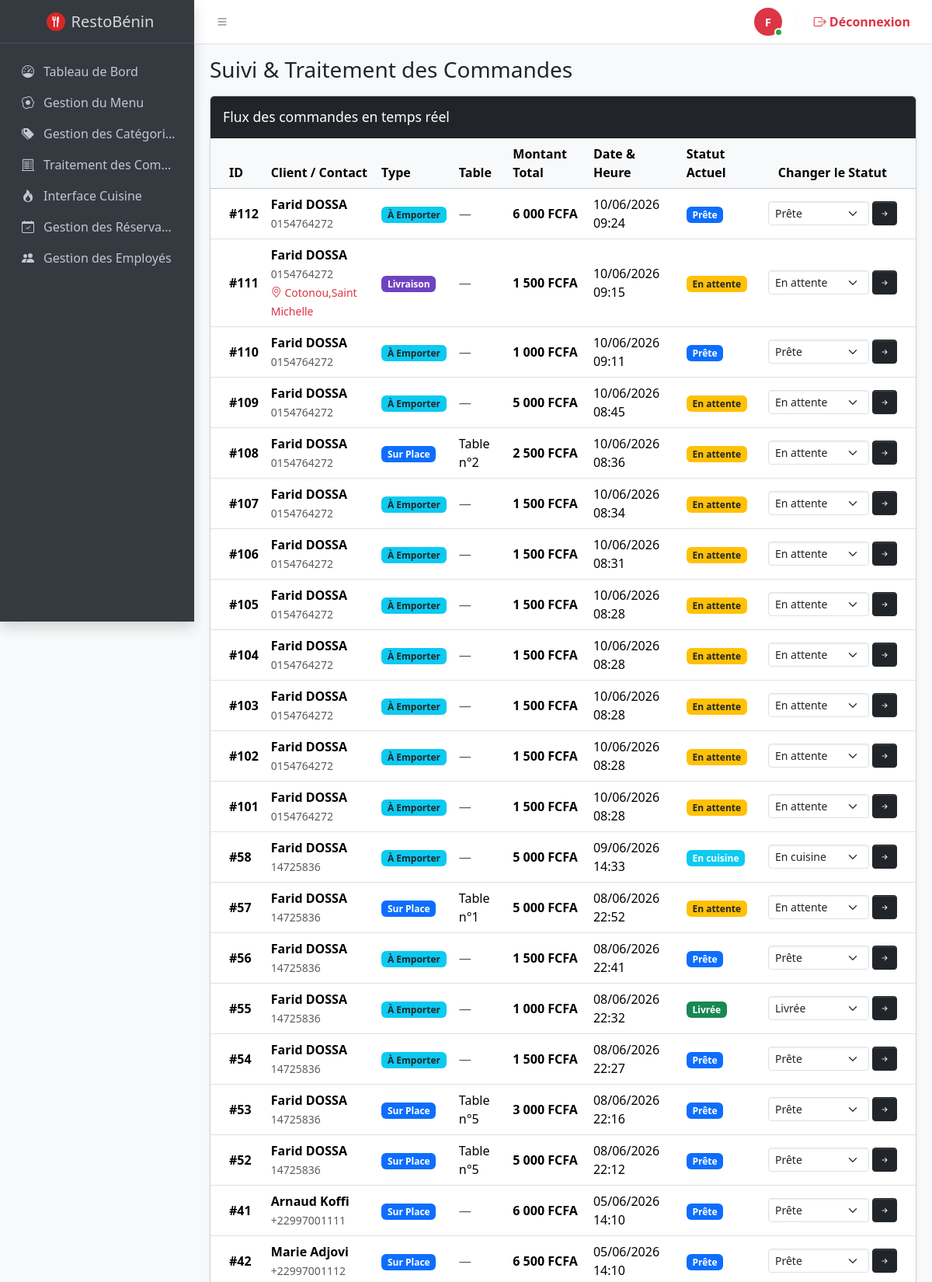
Screenshot of /pages/commandes.php (signed in, upper part) with the database file from the repository.
### tables this page shows
CREATE TABLE `commandes` (
  `id_commande` int(11) NOT NULL AUTO_INCREMENT,
  `type` enum('sur_place','emporter','livraison') NOT NULL,
  `id_table` int(11) DEFAULT NULL,
  `nom_client` varchar(100) NOT NULL,
  `telephone_client` varchar(20) DEFAULT NULL,
  `email` varchar(255) DEFAULT NULL,
  `adresse_livraison` text DEFAULT NULL,
  `statut` enum('en_attente','en_cuisine','prete','livree','annulee') DEFAULT 'en_attente',
  `montant_total` decimal(10,2) DEFAULT 0.00,
  `date_heure` timestamp NOT NULL DEFAULT current_timestamp(),
  PRIMARY KEY (`id_commande`),
  KEY `fk_commande_table` (`id_table`),
  CONSTRAINT `fk_commande_table` FOREIGN KEY (`id_table`) REFERENCES `tables_restaurant` (`id_table`) ON DELETE SET NULL
);

CREATE TABLE `tables_restaurant` (
  `id_table` int(11) NOT NULL AUTO_INCREMENT,
  `numero` int(11) NOT NULL,
  `capacite` int(11) NOT NULL,
  `statut` enum('libre','occupee','reservee') DEFAULT 'libre',
  PRIMARY KEY (`id_table`),
  UNIQUE KEY `numero` (`numero`)
);

### pages/commandes.php (the view, shortened to what this page needs)
<?php
require_once '../config/db.php';
$query = "SELECT c.*, t.numero AS numero_table
          FROM commandes c
          LEFT JOIN tables_restaurant t ON c.id_table = t.id_table
          ORDER BY c.date_heure DESC";
$commandes = $pdo->query($query)->fetchAll();
include '../includes/header.php';
include '../includes/navbar.php';
include '../includes/sidebar.php';
?>
<main class="app-main">
    <div class="app-content-header">
        <div class="container-fluid">
            <h3 class="mb-0">Suivi & Traitement des Commandes</h3>
        </div>
    </div>
    <div class="app-content">
        <div class="container-fluid">
            <div class="card shadow-sm">
                <div class="card-header bg-dark text-white">
                    <h3 class="card-title">Flux des commandes en temps réel</h3>
                </div>
                <div class="card-body p-0">
                    <div class="table-responsive">
                        <table class="table table-hover align-middle mb-0">
                            <thead class="table-light">
                                <tr>
                                    <th>ID</th>
                                    <th>Client / Contact</th>
                                    <th>Type</th>
                                    <th>Table</th>
                                    <th>Montant Total</th>
                                    <th>Date & Heure</th>
                                    <th>Statut Actuel</th>
                                    <th class="text-center">Changer le Statut</th>
                                </tr>
                            </thead>
                            <tbody>
                                <?php foreach ($commandes as $com): ?>
                                    <tr>
                                        <td><strong>#<?php echo $com['id_commande']; ?></strong></td>
                                        <td>
                                            <strong><?php echo htmlspecialchars($com['nom_client']); ?></strong><br>
                                            <small class="text-muted"><?php echo htmlspecialchars($com['telephone_client']); ?></small>
                                            <?php if($com['type'] === 'livraison'): ?>
                                                <br><small class="text-danger"><i class="bi bi-geo-alt"></i> <?php echo htmlspecialchars($com['adresse_livraison']); ?></small>
                                            <?php endif; ?>
                                        </td>
                                        <td>
                                            <?php
                                            if($com['type'] === 'sur_place') echo '<span class="badge bg-primary">Sur Place</span>';
                                            elseif($com['type'] === 'emporter') echo '<span class="badge bg-info text-dark">À Emporter</span>';
                                            else echo '<span class="badge bg-purple" style="background-color: #6f42c1; color:white;">Livraison</span>';
                                            ?>
                                        </td>
                                        <td>
                                            <?php echo $com['id_table'] ? 'Table n°' . $com['numero_table'] : '<span class="text-muted">—</span>'; ?>
                                        </td>
                                        <td><strong><?php echo number_format($com['montant_total'], 0, ',', ' '); ?> FCFA</strong></td>
                                        <td><?php echo date('d/m/Y H:i', strtotime($com['date_heure'])); ?></td>
                                        <td>
                                            <?php
                                            switch($com['statut']) {
                                                case 'en_attente': echo '<span class="badge bg-warning text-dark">En attente</span>'; break;
                                                case 'en_cuisine': echo '<span class="badge bg-info text-white">En cuisine</span>'; break;
                                                case 'prete':      echo '<span class="badge bg-primary">Prête</span>'; break;
                                                case 'livree':     echo '<span class="badge bg-success">Livrée</span>'; break;
                                                case 'annulee':    echo '<span class="badge bg-danger">Annulée</span>'; break;
                                            }
                                            ?>
                                        </td>
                                        <td class="text-center">
                                            <form action="commandes.php" method="POST" class="d-inline-flex gap-1 align-items-center">
                                                <select name="statut" class="form-select form-select-sm" style="width: 130px;">
                                                    <option value="en_attente" <?php if($com['statut']=='en_attente') echo 'selected'; ?>>En attente</option>
                                                    <option value="en_cuisine" <?php if($com['statut']=='en_cuisine') echo 'selected'; ?>>En cuisine</option>
                                                    <option value="prete" <?php if($com['statut']=='prete') echo 'selected'; ?>>Prête</option>
                                                    <option value="livree" <?php if($com['statut']=='livree') echo 'selected'; ?>>Livrée</option>
                                                </select>
                                                <button type="submit" name="action_statut" class="btn btn-sm btn-dark">
                                                    <i class="bi bi-arrow-right-short"></i>
                                                </button>
                                            </form>
                                        </td>
                                    </tr>
                                <?php endforeach; ?>
                            </tbody>
                        </table>
                    </div>
                </div>
            </div>
        </div>
    </div>
</main>
<?php include '../includes/footer.php'; ?>

### rows the page displays
commandes: id_commande "112", nom_client "Farid DOSSA", telephone_client "0154764272", type "À Emporter", montant_total "6 000", date_heure "10/06/2026 09:24", shows "Prête", statut "Prête"
commandes: id_commande "111", nom_client "Farid DOSSA", telephone_client "0154764272", adresse_livraison "Cotonou,Saint Michelle", type "Livraison", montant_total "1 500", date_heure "10/06/2026 09:15", shows "En attente", statut "En attente"
commandes: id_commande "110", nom_client "Farid DOSSA", telephone_client "0154764272", type "À Emporter", montant_total "1 000", date_heure "10/06/2026 09:11", shows "Prête", statut "Prête"
commandes: id_commande "109", nom_client "Farid DOSSA", telephone_client "0154764272", type "À Emporter", montant_total "5 000", date_heure "10/06/2026 08:45", shows "En attente", statut "En attente"
commandes: id_commande "108", nom_client "Farid DOSSA", telephone_client "0154764272", type "Sur Place", id_table.numero "2", montant_total "2 500", date_heure "10/06/2026 08:36", shows "En attente", statut "En attente"
commandes: id_commande "107", nom_client "Farid DOSSA", telephone_client "0154764272", type "À Emporter", montant_total "1 500", date_heure "10/06/2026 08:34", shows "En attente", statut "En attente"
commandes: id_commande "106", nom_client "Farid DOSSA", telephone_client "0154764272", type "À Emporter", montant_total "1 500", date_heure "10/06/2026 08:31", shows "En attente", statut "En attente"
commandes: id_commande "105", nom_client "Farid DOSSA", telephone_client "0154764272", type "À Emporter", montant_total "1 500", date_heure "10/06/2026 08:28", shows "En attente", statut "En attente"
commandes: id_commande "104", nom_client "Farid DOSSA", telephone_client "0154764272", type "À Emporter", montant_total "1 500", date_heure "10/06/2026 08:28", shows "En attente", statut "En attente"
commandes: id_commande "103", nom_client "Farid DOSSA", telephone_client "0154764272", type "À Emporter", montant_total "1 500", date_heure "10/06/2026 08:28", shows "En attente", statut "En attente"
commandes: id_commande "102", nom_client "Farid DOSSA", telephone_client "0154764272", type "À Emporter", montant_total "1 500", date_heure "10/06/2026 08:28", shows "En attente", statut "En attente"
commandes: id_commande "101", nom_client "Farid DOSSA", telephone_client "0154764272", type "À Emporter", montant_total "1 500", date_heure "10/06/2026 08:28", shows "En attente", statut "En attente"
commandes: id_commande "58", nom_client "Farid DOSSA", telephone_client "14725836", type "À Emporter", montant_total "5 000", date_heure "09/06/2026 14:33", shows "En cuisine", statut "En cuisine"
commandes: id_commande "57", nom_client "Farid DOSSA", telephone_client "14725836", type "Sur Place", id_table.numero "1", montant_total "5 000", date_heure "08/06/2026 22:52", shows "En attente", statut "En attente"
commandes: id_commande "56", nom_client "Farid DOSSA", telephone_client "14725836", type "À Emporter", montant_total "1 500", date_heure "08/06/2026 22:41", shows "Prête", statut "Prête"
commandes: id_commande "55", nom_client "Farid DOSSA", telephone_client "14725836", type "À Emporter", montant_total "1 000", date_heure "08/06/2026 22:32", shows "Livrée", statut "Livrée"
commandes: id_commande "54", nom_client "Farid DOSSA", telephone_client "14725836", type "À Emporter", montant_total "1 500", date_heure "08/06/2026 22:27", shows "Prête", statut "Prête"
commandes: id_commande "53", nom_client "Farid DOSSA", telephone_client "14725836", type "Sur Place", id_table.numero "5", montant_total "3 000", date_heure "08/06/2026 22:16", shows "Prête", statut "Prête"
commandes: id_commande "52", nom_client "Farid DOSSA", telephone_client "14725836", type "Sur Place", id_table.numero "5", montant_total "5 000", date_heure "08/06/2026 22:12", shows "Prête", statut "Prête"
commandes: id_commande "41", nom_client "Arnaud Koffi", telephone_client "+22997001111", type "Sur Place", montant_total "6 000", date_heure "05/06/2026 14:10", shows "Prête", statut "Prête"
commandes: id_commande "42", nom_client "Marie Adjovi", telephone_client "+22997001112", type "Sur Place", montant_total "6 500", date_heure "05/06/2026 14:10", shows "Prête", statut "Prête"

### other values shown
$initiale "F"
